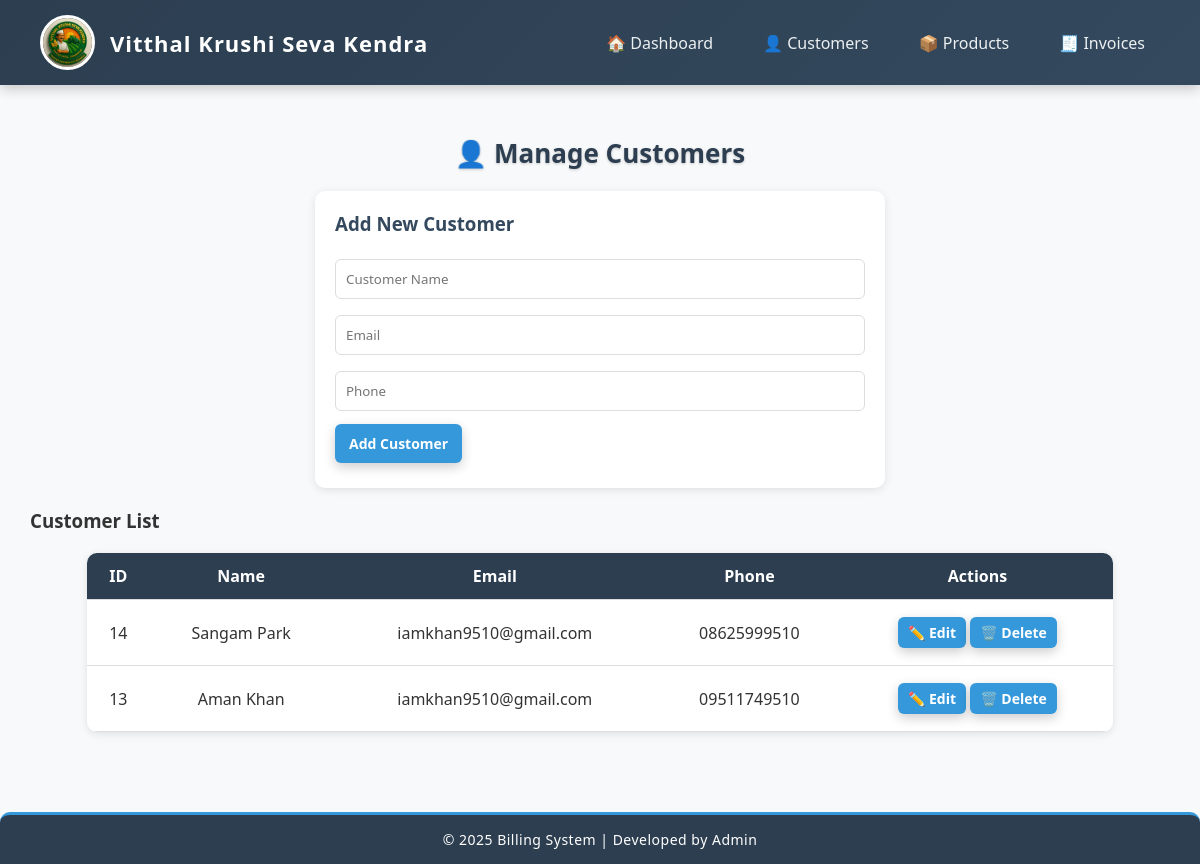
The page /customers.php on the database its author committed.
### tables this page shows
CREATE TABLE `customers` (
  `id` int(10) NOT NULL,
  `name` varchar(100) DEFAULT NULL,
  `email` varchar(100) NOT NULL,
  `phone` varchar(20) NOT NULL
);

### customers.php (the view, shortened to what this page needs)
<?php
include "config.php";
include "header.php";
$customers = $conn->query("SELECT * FROM customers ORDER BY id DESC");
?>
<h2 class="page-heading">👤 Manage Customers</h2>
<div class="form-container">
    <h3>Add New Customer</h3>
    <form method="POST" action="">
        <input type="text" name="name" placeholder="Customer Name" required>
        <input type="email" name="email" placeholder="Email">
        <input type="text" name="phone" placeholder="Phone">
        <button type="submit" name="add_customer" class="btn">Add Customer</button>
    </form>
</div>
<h3>Customer List</h3>
<table class="customer-table">
    <tr>
        <th>ID</th>
        <th>Name</th>
        <th>Email</th>
        <th>Phone</th>
        <th>Actions</th>
    </tr>
    <?php if ($customers->num_rows > 0): ?>
        <?php while ($row = $customers->fetch_assoc()): ?>
            <tr>
                <td><?php echo $row['id']; ?></td>
                <td><?php echo $row['name']; ?></td>
                <td><?php echo $row['email'] ?: 'N/A'; ?></td>
                <td><?php echo $row['phone'] ?: 'N/A'; ?></td>
                <td>
                    <button class="btn small edit-btn"
                        onclick="openEditModal('<?php echo $row['id']; ?>','<?php echo $row['name']; ?>','<?php echo $row['email']; ?>','<?php echo $row['phone']; ?>')">✏️ Edit</button>
                    <a href="customers.php?delete=<?php echo $row['id']; ?>"
                       class="btn small delete-btn"
                       onclick="return confirm('Are you sure to delete this customer?')">🗑️ Delete</a>
                </td>
            </tr>
        <?php endwhile; ?>
    <?php else: ?>
        <tr><td colspan="5">No customers found.</td></tr>
    <?php endif; ?>
</table>
<?php include "footer.php"; ?>

### styles.css (style rules this page uses)
* { margin: 0; padding: 0; box-sizing: border-box; font-family: "Segoe UI", Tahoma, Geneva, Verdana, sans-serif; }
body { background: #f7f9fc; color: #333; }
.btn { text-decoration: none; background: #1abc9c; color: #fff; padding: 12px 20px; border-radius: 10px; font-size: 16px; font-weight: 600; transition: all 0.3s ease; display: inline-flex; align-items: center; gap: 8px; box-shadow: 0 4px 12px rgba(0,0,0,0.2); }
.page-heading { text-align: center; font-size: 28px; font-weight: bold; margin-bottom: 25px; color: #2c3e50; text-shadow: 0 1px 3px rgba(0,0,0,0.2); }
.btn { padding: 8px 14px; border: none; border-radius: 8px; font-size: 14px; cursor: pointer; text-decoration: none; transition: all 0.3s; display: inline-block; }
.edit-btn { background: #3498db; color: #fff; }
.delete-btn { background: #e74c3c; color: #fff; }
body { font-family: Arial, sans-serif; margin: 0; padding: 0; background: #f8f9fa; color: #333; }
.page-heading { text-align: center; margin: 20px 0; font-size: 26px; color: #2c3e50; }
.form-container { background: #fff; padding: 20px; margin: 20px auto; width: 50%; border-radius: 10px; box-shadow: 0 2px 8px rgba(0,0,0,0.1); }
.form-container h3 { margin-bottom: 15px; color: #34495e; }
.form-container input { width: 100%; padding: 10px; margin: 8px 0; border: 1px solid #ddd; border-radius: 6px; }
.btn { background: #3498db; color: white; padding: 10px 15px; border: none; border-radius: 6px; cursor: pointer; transition: 0.3s; }
.btn.small { padding: 6px 10px; font-size: 14px; }
.edit-btn { background: #27ae60; }
.delete-btn { background: #e74c3c; }
.customer-table { width: 90%; margin: 20px auto; border-collapse: collapse; background: #fff; box-shadow: 0 2px 8px rgba(0,0,0,0.1); border-radius: 10px; overflow: hidden; }
.customer-table th, .customer-table td { padding: 12px; text-align: center; border-bottom: 1px solid #ddd; }
.customer-table th { background: #2c3e50; color: #fff; }
h2 { text-align: center; margin: 20px 0; font-size: 26px; color: #2c3e50; }
.btn, #addRow { background: #3498db; color: #fff; padding: 10px 14px; border: none; border-radius: 6px; cursor: pointer; margin: 5px 0; transition: 0.3s; }

### rows shown on the page
customers: id "14", name "Sangam Park", email "iamkhan9510@gmail.com", phone "08625999510"
customers: id "13", name "Aman Khan", email "iamkhan9510@gmail.com", phone "09511749510"
